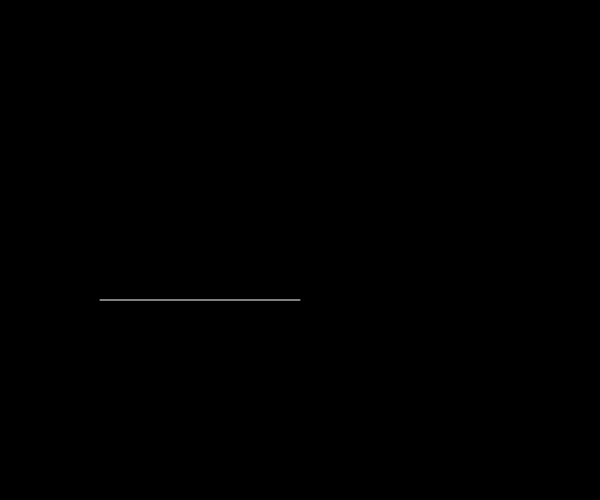
Frame 1 (no input)
Frame 60 (no input): identical to frame 1, image omitted
Frame 120 (the mouse pressed at the canvas centre since frame 60): identical to frame 1, image omitted

The p5.js sketch that drew this single still picture (run headless with seeded random() and noise() and a simulated clock; from frame 60 on, the mouse is pressed at the canvas centre):

// p5.js sketch
// ── sketch.js
function setup() {
    createCanvas(windowWidth/2, windowHeight/2);
  }
  
  function draw() {
    background(0);
    stroke(255)
    line(300, 100)
    line(100, 300, 300, 300)
    
  }
  
